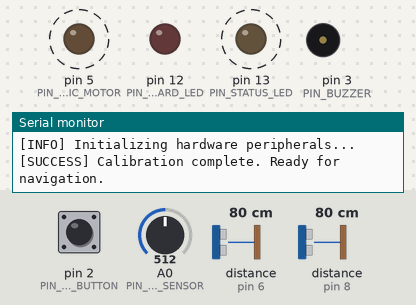
This sketch was run on a simulated Arduino Uno, built with avr-gcc and run on an emulated ATmega328P. Parts: output pins drawn as LEDs (lit = HIGH), buzzer (waves = sounding), the last lines printed to the serial monitor. Wiring (from diagram.json): 2 × ultrasonic range finder: trigger pin 9, echo pin 8 / trigger pin 7, echo pin 6. Dashed ring = blinking. The test bench sets the inputs (shaded band); at power-on: distance to the obstacle (sensors on pin 6, pin 8) 80 cm, A0 (PIN_WATER_SENSOR) = 512, pin 2 (PIN_MUTE_BUTTON) HIGH. The echo pulse lasts 58.3 µs per cm; pins used as bus, display or sensor lines are not drawn.

Above: at 0.1 s.
1.3 s: distance to the obstacle (sensor on pin 6) set to 2 cm
At 1.65 s:
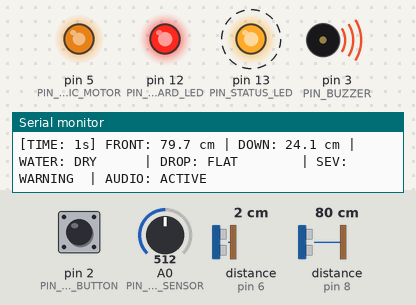
4.3 s: distance to the obstacle (sensor on pin 8) set to 84 cm
At 5.76 s:
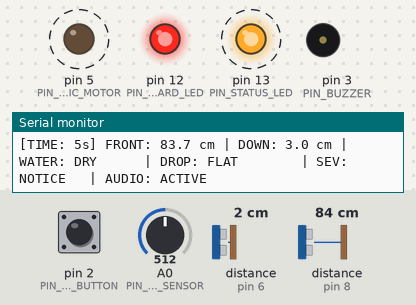
7.3 s: distance to the obstacle (sensor on pin 8) set to 147 cm
10.3 s: distance to the obstacle (sensor on pin 8) set to 156 cm
At 10.9 s:
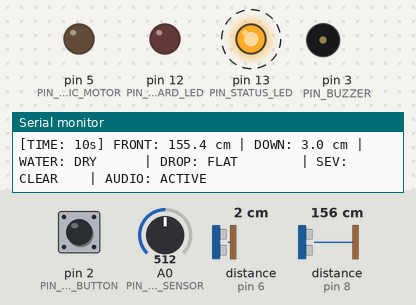
13.3 s: A0 (PIN_WATER_SENSOR) set to 368
16.3 s: A0 (PIN_WATER_SENSOR) set to 332
At 16.97 s:
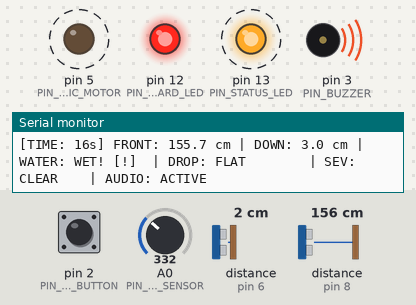
Timing chart, 0 to 20.3 s (numbered marks = the images above; inputs shaded):
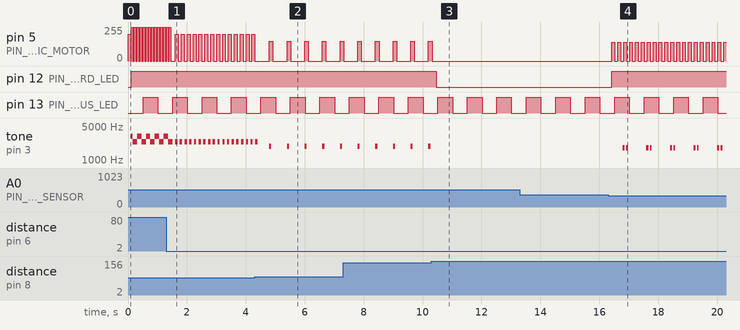

The sketch:

smart_shoe.ino
```cpp
/**
 * @file smart_shoe.ino
 * @brief Smart Shoe for Blind Navigation - Arduino Main Firmware
 *
 * Hardware Platform: Arduino Uno (ATmega328P)
 * Features:
 *  - Dual HC-SR04 ultrasonic sensors (front obstacle + downward cliff/pothole)
 *  - Water/Puddle detection probe
 *  - Non-blocking real-time scheduler
 *  - Outlier rejection (Median + Exponential Moving Average filtering)
 *  - Multi-tiered haptic vibrotactile feedback (PWM modulated)
 *  - Acoustic piezo buzzer alerting with mute toggle switch
 *  - Safety telemetry and heartbeat diagnostics over Serial
 */

#include "config.h"
#include "sensor_manager.h"
#include "feedback_manager.h"

// System Components
SensorManager sensors;
FeedbackManager feedback;

// Diagnostics & Timing
unsigned long lastTelemetryTime = 0;
unsigned long lastHeartbeatTime = 0;
bool heartbeatState = false;

// Interrupt / Button debounce state
volatile bool buttonPressedFlag = false;
unsigned long lastButtonInterruptTime = 0;

void onMuteButtonPressed() {
    unsigned long interruptTime = millis();
    if (interruptTime - lastButtonInterruptTime > DEBOUNCE_DELAY_MS) {
        buttonPressedFlag = true;
        lastButtonInterruptTime = interruptTime;
    }
}

void printBanner() {
    Serial.println(F("=================================================="));
    Serial.println(F("    SMART SHOE FOR BLIND NAVIGATION SYSTEM       "));
    Serial.println(F("    Assistive Wearable Embedded System v1.0      "));
    Serial.println(F("=================================================="));
    Serial.println(F("[INFO] Initializing hardware peripherals..."));
}

void printTelemetry(const SensorReadings& r, unsigned long now) {
    Serial.print(F("[TIME: "));
    Serial.print(now / 1000);
    Serial.print(F("s] FRONT: "));
    Serial.print(r.frontDistanceCm, 1);
    Serial.print(F(" cm | DOWN: "));
    Serial.print(r.downDistanceCm, 1);
    Serial.print(F(" cm | WATER: "));
    Serial.print(r.waterDetected ? F("WET! [!] ") : F("DRY     "));
    Serial.print(F(" | DROP: "));
    Serial.print(r.dropOffDetected ? F("CLIFF! [!] ") : F("FLAT       "));
    Serial.print(F(" | SEV: "));

    switch (r.obstacleSeverity) {
        case SEVERITY_CRITICAL: Serial.print(F("CRITICAL")); break;
        case SEVERITY_WARNING:  Serial.print(F("WARNING ")); break;
        case SEVERITY_NOTICE:   Serial.print(F("NOTICE  ")); break;
        case SEVERITY_CLEAR:    Serial.print(F("CLEAR   ")); break;
    }

    Serial.print(F(" | AUDIO: "));
    Serial.println(feedback.isAudioMuted() ? F("MUTED") : F("ACTIVE"));
}

void setup() {
    Serial.begin(115200);
    while (!Serial && millis() < 2000) {
        // Wait up to 2 seconds for USB CDC if applicable
    }

    printBanner();

    // Configure mute button with internal pull-up and interrupt
    pinMode(PIN_MUTE_BUTTON, INPUT_PULLUP);
    attachInterrupt(digitalPinToInterrupt(PIN_MUTE_BUTTON), onMuteButtonPressed, FALLING);

    // Initialize sensor arrays and feedback actuators
    sensors.begin();
    feedback.begin();

    Serial.println(F("[SUCCESS] Calibration complete. Ready for navigation."));
    Serial.println(F("--------------------------------------------------"));
}

void loop() {
    unsigned long currentMillis = millis();

    // 1. Process Mute Button
    if (buttonPressedFlag) {
        buttonPressedFlag = false;
        feedback.toggleAudioMute();
        Serial.print(F("[EVENT] Audio Mute state changed -> "));
        Serial.println(feedback.isAudioMuted() ? F("MUTED (Vibration Only)") : F("ENABLED"));
    }

    // 2. Poll & Filter Sensors
    sensors.update(currentMillis);
    const SensorReadings& readings = sensors.getReadings();

    // 3. Update Haptic, Audio, and Visual Alerts
    feedback.update(readings, currentMillis);

    // 4. System Heartbeat LED (1 Hz toggle on Pin 13)
    if (currentMillis - lastHeartbeatTime >= 500) {
        lastHeartbeatTime = currentMillis;
        heartbeatState = !heartbeatState;
        digitalWrite(PIN_STATUS_LED, heartbeatState ? HIGH : LOW);
    }

    // 5. Periodic Serial Telemetry
    if (currentMillis - lastTelemetryTime >= SERIAL_TELEMETRY_MS) {
        lastTelemetryTime = currentMillis;
        printTelemetry(readings, currentMillis);
    }
}
```

feedback_manager.cpp
```cpp
/**
 * @file feedback_manager.cpp
 * @brief Dynamic cadence generation for haptic motor and piezo buzzer.
 */

#include "feedback_manager.h"

FeedbackManager::FeedbackManager()
    : audioMuted(false),
      lastPatternToggleTime(0),
      patternPhaseState(false) {
}

void FeedbackManager::begin() {
    pinMode(PIN_HAPTIC_MOTOR, OUTPUT);
    pinMode(PIN_BUZZER, OUTPUT);
    pinMode(PIN_STATUS_LED, OUTPUT);
    pinMode(PIN_HAZARD_LED, OUTPUT);

    analogWrite(PIN_HAPTIC_MOTOR, 0);
    digitalWrite(PIN_BUZZER, LOW);
    digitalWrite(PIN_STATUS_LED, LOW);
    digitalWrite(PIN_HAZARD_LED, LOW);

    // Initial power-up haptic confirmation click
    analogWrite(PIN_HAPTIC_MOTOR, 200);
    delay(80);
    analogWrite(PIN_HAPTIC_MOTOR, 0);
}

void FeedbackManager::toggleAudioMute() {
    audioMuted = !audioMuted;
    if (audioMuted) {
        noTone(PIN_BUZZER);
        digitalWrite(PIN_BUZZER, LOW);
    }
}

bool FeedbackManager::isAudioMuted() const {
    return audioMuted;
}

void FeedbackManager::updateVisuals(const SensorReadings& readings) {
    bool hazardActive = (readings.obstacleSeverity != SEVERITY_CLEAR) ||
                        readings.dropOffDetected ||
                        readings.waterDetected;

    digitalWrite(PIN_HAZARD_LED, hazardActive ? HIGH : LOW);
}

void FeedbackManager::updateHaptics(const SensorReadings& readings, unsigned long currentMillis) {
    // 1. Highest Priority Hazard: Drop-off / Cliff / Pothole (Immediate fall risk)
    if (readings.dropOffDetected) {
        // High frequency urgent stutter: 50ms ON, 50ms OFF
        if (currentMillis - lastPatternToggleTime >= 50) {
            lastPatternToggleTime = currentMillis;
            patternPhaseState = !patternPhaseState;
        }
        analogWrite(PIN_HAPTIC_MOTOR, patternPhaseState ? 255 : 0);
        return;
    }

    // 2. Water / Puddle Hazard: Distinctive gentle rumble (30ms ON, 120ms OFF)
    if (readings.waterDetected) {
        if (currentMillis - lastPatternToggleTime >= 100) {
            lastPatternToggleTime = currentMillis;
            patternPhaseState = !patternPhaseState;
        }
        analogWrite(PIN_HAPTIC_MOTOR, patternPhaseState ? 140 : 0);
        return;
    }

    // 3. Forward Obstacle Proximity
    switch (readings.obstacleSeverity) {
        case SEVERITY_CRITICAL:
            // Continuous high intensity vibration
            analogWrite(PIN_HAPTIC_MOTOR, 255);
            break;

        case SEVERITY_WARNING: {
            // Rapid pulse: 100ms ON, 100ms OFF
            unsigned long cycle = currentMillis % 200;
            if (cycle < 100) {
                analogWrite(PIN_HAPTIC_MOTOR, 200);
            } else {
                analogWrite(PIN_HAPTIC_MOTOR, 0);
            }
            break;
        }

        case SEVERITY_NOTICE: {
            // Gentle rhythmic pulse: 120ms ON, 480ms OFF
            unsigned long cycle = currentMillis % 600;
            if (cycle < 120) {
                analogWrite(PIN_HAPTIC_MOTOR, 150);
            } else {
                analogWrite(PIN_HAPTIC_MOTOR, 0);
            }
            break;
        }

        case SEVERITY_CLEAR:
        default:
            analogWrite(PIN_HAPTIC_MOTOR, 0);
            break;
    }
}

void FeedbackManager::updateBuzzer(const SensorReadings& readings, unsigned long currentMillis) {
    if (audioMuted) {
        noTone(PIN_BUZZER);
        digitalWrite(PIN_BUZZER, LOW);
        return;
    }

    // Drop-off warning: High-low alternating siren
    if (readings.dropOffDetected) {
        unsigned long cycle = currentMillis % 300;
        if (cycle < 150) {
            tone(PIN_BUZZER, 3100);
        } else {
            tone(PIN_BUZZER, 2400);
        }
        return;
    }

    // Water puddle detection: Short double clicks (every 800ms)
    if (readings.waterDetected) {
        unsigned long cycle = currentMillis % 800;
        if (cycle < 60 || (cycle >= 120 && cycle < 180)) {
            tone(PIN_BUZZER, 1800);
        } else {
            noTone(PIN_BUZZER);
        }
        return;
    }

    // Forward Obstacle Tone Cadence
    switch (readings.obstacleSeverity) {
        case SEVERITY_CRITICAL:
            // Piercing solid continuous tone
            tone(PIN_BUZZER, 2800);
            break;

        case SEVERITY_WARNING: {
            // Fast beeps: 80ms ON, 80ms OFF
            unsigned long cycle = currentMillis % 160;
            if (cycle < 80) {
                tone(PIN_BUZZER, 2400);
            } else {
                noTone(PIN_BUZZER);
            }
            break;
        }

        case SEVERITY_NOTICE: {
            // Low urgency spaced chirps: 70ms ON, 530ms OFF
            unsigned long cycle = currentMillis % 600;
            if (cycle < 70) {
                tone(PIN_BUZZER, 1900);
            } else {
                noTone(PIN_BUZZER);
            }
            break;
        }

        case SEVERITY_CLEAR:
        default:
            noTone(PIN_BUZZER);
            break;
    }
}

void FeedbackManager::update(const SensorReadings& readings, unsigned long currentMillis) {
    updateHaptics(readings, currentMillis);
    updateBuzzer(readings, currentMillis);
    updateVisuals(readings);
}
```

feedback_manager.h
```cpp
/**
 * @file feedback_manager.h
 * @brief Multimodal alerting engine combining vibrotactile (haptic), audio (buzzer),
 *        and visual signaling for intuitive assistive navigation.
 */

#ifndef FEEDBACK_MANAGER_H
#define FEEDBACK_MANAGER_H

#include <Arduino.h>
#include "config.h"
#include "sensor_manager.h"

class FeedbackManager {
private:
    bool audioMuted;
    unsigned long lastPatternToggleTime;
    bool patternPhaseState;

    void updateHaptics(const SensorReadings& readings, unsigned long currentMillis);
    void updateBuzzer(const SensorReadings& readings, unsigned long currentMillis);
    void updateVisuals(const SensorReadings& readings);

public:
    FeedbackManager();
    void begin();
    void update(const SensorReadings& readings, unsigned long currentMillis);
    void toggleAudioMute();
    bool isAudioMuted() const;
};

#endif // FEEDBACK_MANAGER_H
```

filter.h
```cpp
/**
 * @file filter.h
 * @brief Outlier rejection and smoothing filters (Median + Exponential Moving Average)
 *        to reject gait vibration and ground reflection noise in ultrasonic telemetry.
 */

#ifndef FILTER_H
#define FILTER_H

#include <Arduino.h>

template <size_t N>
class MedianFilter {
private:
    float buffer[N];
    size_t index;
    size_t count;

public:
    MedianFilter() : index(0), count(0) {
        for (size_t i = 0; i < N; ++i) {
            buffer[i] = 0.0f;
        }
    }

    void reset(float initialVal = 0.0f) {
        index = 0;
        count = 0;
        for (size_t i = 0; i < N; ++i) {
            buffer[i] = initialVal;
        }
    }

    float update(float newSample) {
        buffer[index] = newSample;
        index = (index + 1) % N;
        if (count < N) count++;

        // Insertion sort on a local copy to compute median
        float sorted[N];
        for (size_t i = 0; i < count; ++i) {
            sorted[i] = buffer[i];
        }

        for (size_t i = 1; i < count; ++i) {
            float key = sorted[i];
            int j = i - 1;
            while (j >= 0 && sorted[j] > key) {
                sorted[j + 1] = sorted[j];
                j--;
            }
            sorted[j + 1] = key;
        }

        return sorted[count / 2];
    }
};

class ExponentialFilter {
private:
    float alpha;
    float currentVal;
    bool initialized;

public:
    explicit ExponentialFilter(float smoothingFactor = 0.35f)
        : alpha(smoothingFactor), currentVal(0.0f), initialized(false) {}

    void reset(float val = 0.0f) {
        currentVal = val;
        initialized = false;
    }

    float update(float newSample) {
        if (!initialized) {
            currentVal = newSample;
            initialized = true;
            return currentVal;
        }
        currentVal = (alpha * newSample) + ((1.0f - alpha) * currentVal);
        return currentVal;
    }

    float getValue() const {
        return currentVal;
    }
};

#endif // FILTER_H
```

sensor_manager.cpp
```cpp
/**
 * @file sensor_manager.cpp
 * @brief Implementation of ultrasonic sensor pulsing, cliff detection, and puddle measurement.
 */

#include "sensor_manager.h"

SensorManager::SensorManager()
    : lastUltrasonicPoll(0), lastWaterPoll(0) {
    currentReadings.frontDistanceCm = 400.0f;
    currentReadings.downDistanceCm = CLIFF_NORMAL_BASELINE_CM;
    currentReadings.rawWaterValue = 1023;
    currentReadings.waterDetected = false;
    currentReadings.dropOffDetected = false;
    currentReadings.obstacleSeverity = SEVERITY_CLEAR;
}

void SensorManager::begin() {
    pinMode(PIN_FRONT_TRIG, OUTPUT);
    pinMode(PIN_FRONT_ECHO, INPUT);
    pinMode(PIN_DOWN_TRIG, OUTPUT);
    pinMode(PIN_DOWN_ECHO, INPUT);

    digitalWrite(PIN_FRONT_TRIG, LOW);
    digitalWrite(PIN_DOWN_TRIG, LOW);

    frontFilter.reset(200.0f);
    downFilter.reset(CLIFF_NORMAL_BASELINE_CM);
    frontEma.reset(200.0f);
    downEma.reset(CLIFF_NORMAL_BASELINE_CM);
}

float SensorManager::measureDistanceCm(uint8_t trigPin, uint8_t echoPin, unsigned long timeoutMicros) {
    // Ensure trigger is low first
    digitalWrite(trigPin, LOW);
    delayMicroseconds(2);

    // Emit 10 microsecond ultrasonic pulse
    digitalWrite(trigPin, HIGH);
    delayMicroseconds(10);
    digitalWrite(trigPin, LOW);

    // Measure echo high duration
    unsigned long duration = pulseIn(echoPin, HIGH, timeoutMicros);

    if (duration == 0) {
        // Echo timed out: obstacle either out of range (> 3.4m) or absorbed
        return DIST_FRONT_MAX_VALID_CM;
    }

    // Speed of sound in dry air at 20°C is ~343 m/s = 0.0343 cm/us
    // Distance = (time * speed) / 2
    float distance = (duration * 0.0343f) / 2.0f;

    // Constrain to physically realistic bounds
    if (distance < DIST_FRONT_MIN_VALID_CM) {
        distance = DIST_FRONT_MIN_VALID_CM;
    } else if (distance > DIST_FRONT_MAX_VALID_CM) {
        distance = DIST_FRONT_MAX_VALID_CM;
    }

    return distance;
}

bool SensorManager::update(unsigned long currentMillis) {
    bool updated = false;

    // Poll ultrasonic sensors at configured cadence
    if (currentMillis - lastUltrasonicPoll >= SENSOR_POLL_INTERVAL_MS) {
        lastUltrasonicPoll = currentMillis;

        // 1. Measure Front Obstacle
        float rawFront = measureDistanceCm(PIN_FRONT_TRIG, PIN_FRONT_ECHO, 18000);
        float medianFront = frontFilter.update(rawFront);
        currentReadings.frontDistanceCm = frontEma.update(medianFront);

        // Stagger the two ultrasonic sensors by a brief 2ms gap to prevent acoustic crosstalk
        delayMicroseconds(2000);

        // 2. Measure Downward Ground Drop
        float rawDown = measureDistanceCm(PIN_DOWN_TRIG, PIN_DOWN_ECHO, 8000);
        float medianDown = downFilter.update(rawDown);
        currentReadings.downDistanceCm = downEma.update(medianDown);

        // Classify obstacle zone
        if (currentReadings.frontDistanceCm <= DIST_FRONT_CRITICAL_CM) {
            currentReadings.obstacleSeverity = SEVERITY_CRITICAL;
        } else if (currentReadings.frontDistanceCm <= DIST_FRONT_WARNING_CM) {
            currentReadings.obstacleSeverity = SEVERITY_WARNING;
        } else if (currentReadings.frontDistanceCm <= DIST_FRONT_NOTICE_CM) {
            currentReadings.obstacleSeverity = SEVERITY_NOTICE;
        } else {
            currentReadings.obstacleSeverity = SEVERITY_CLEAR;
        }

        // Classify drop-off / pothole hazard
        if (currentReadings.downDistanceCm >= CLIFF_THRESHOLD_CM) {
            currentReadings.dropOffDetected = true;
        } else {
            currentReadings.dropOffDetected = false;
        }

        updated = true;
    }

    // Poll water/puddle sensor at its cadence
    if (currentMillis - lastWaterPoll >= WATER_POLL_INTERVAL_MS) {
        lastWaterPoll = currentMillis;

        currentReadings.rawWaterValue = analogRead(PIN_WATER_SENSOR);

        // Active low detection logic with hysteresis
        if (currentReadings.rawWaterValue < (WATER_RAW_THRESHOLD - WATER_HYSTERESIS)) {
            currentReadings.waterDetected = true;
        } else if (currentReadings.rawWaterValue > (WATER_RAW_THRESHOLD + WATER_HYSTERESIS)) {
            currentReadings.waterDetected = false;
        }

        updated = true;
    }

    return updated;
}

const SensorReadings& SensorManager::getReadings() const {
    return currentReadings;
}
```

sensor_manager.h
```cpp
/**
 * @file sensor_manager.h
 * @brief Interfaces for polling and filtering obstacle, drop-off, and water sensors.
 */

#ifndef SENSOR_MANAGER_H
#define SENSOR_MANAGER_H

#include <Arduino.h>
#include "config.h"
#include "filter.h"

enum ObstacleSeverity {
    SEVERITY_CLEAR = 0,
    SEVERITY_NOTICE,      // 80cm - 150cm
    SEVERITY_WARNING,     // 35cm - 80cm
    SEVERITY_CRITICAL     // < 35cm
};

struct SensorReadings {
    float frontDistanceCm;
    float downDistanceCm;
    int rawWaterValue;
    bool waterDetected;
    bool dropOffDetected;
    ObstacleSeverity obstacleSeverity;
};

class SensorManager {
private:
    MedianFilter<FILTER_WINDOW_SIZE> frontFilter;
    MedianFilter<FILTER_WINDOW_SIZE> downFilter;
    ExponentialFilter frontEma;
    ExponentialFilter downEma;

    SensorReadings currentReadings;
    unsigned long lastUltrasonicPoll;
    unsigned long lastWaterPoll;

    float measureDistanceCm(uint8_t trigPin, uint8_t echoPin, unsigned long timeoutMicros = 20000);

public:
    SensorManager();
    void begin();
    bool update(unsigned long currentMillis);
    const SensorReadings& getReadings() const;
};

#endif // SENSOR_MANAGER_H
```

Source omitted: config.h (3424 bytes)

Measured:
- the behaviour switches between 80 and 81 cm on distance to the obstacle (sensor on pin 8) (found by bisection; images 1 and 2)
- the behaviour switches between 150 and 151 cm on distance to the obstacle (sensor on pin 8) (found by bisection; images 2 and 3)
- the behaviour switches between 350 and 349 on A0 (PIN_WATER_SENSOR) (found by bisection; images 3 and 4)
- after the input at 4.3 s, pin 5 (PIN_HAPTIC_MOTOR): alternates 150/255 for 0.12 s and 0/255 for 0.48 s, starting after 0.50 s
- after the input at 10.3 s, pin 5 (PIN_HAPTIC_MOTOR): goes on until 10.3 s, then stays 0/255; pin 12 (PIN_HAZARD_LED): HIGH → LOW after 0.17 s; tone on pin 3 (PIN_BUZZER): stops changing and stays silent
- after the input at 16.3 s, pin 5 (PIN_HAPTIC_MOTOR): alternates 140/255 for 0.10 s and 0/255 for 0.10 s, starting after 0.12 s; pin 12 (PIN_HAZARD_LED): LOW → HIGH after 0.12 s; tone on pin 3 (PIN_BUZZER): silent → 1800 Hz after 0.50 s, then repeats every 0.80 s: silent 0.05 s, 1800 Hz 0.06 s, silent 0.62 s, 1800 Hz 0.07 s
- by itself, pin 13 (PIN_STATUS_LED): alternates HIGH for 0.50 s and LOW for 0.50 s
- by itself, tone on pin 3 (PIN_BUZZER): alternates 1900 Hz for 0.07 s and silent for 0.53 s
